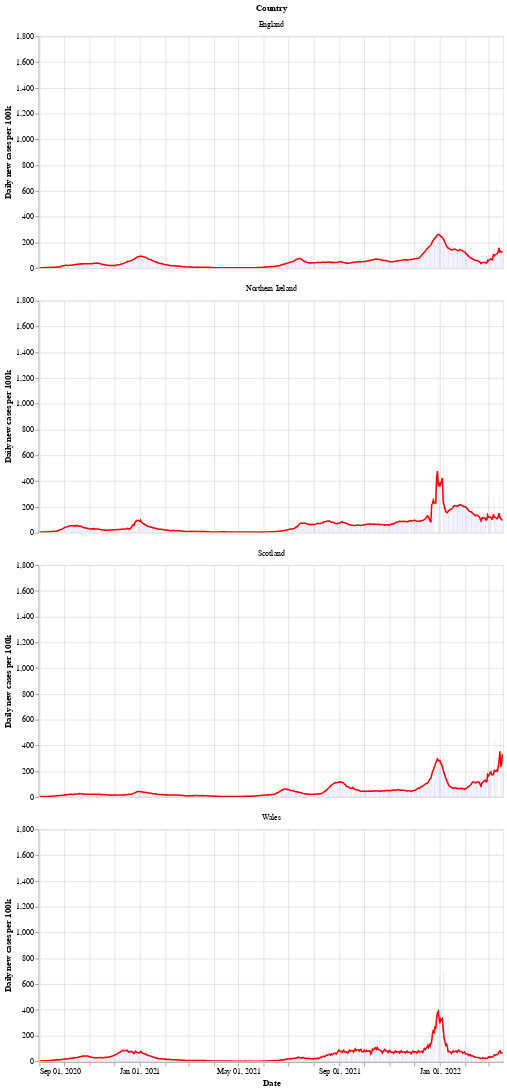

The code cell stored with this chart in its notebook:
### Markdown cell above
Next is a bar chart of the number of new cases in each country (per 100k population), with the 7 day moving average of cases. Again we see that Wales saw a longer period of raising and falling cases compared to the other countries.

After a period of cases falling, each nation is now seeing a rise in the number of cases - especially in Wales.

### Code cell
# collapse
bars = alt.Chart(uk_cases).mark_bar().encode(
    x=alt.X("yearmonthdate(date):T", axis=alt.Axis(title='Date')),
    y=alt.Y("newCasesRate:Q", axis=alt.Axis(title='Daily new cases per 100k')),
    tooltip='newCasesRate',
    color=alt.condition(
        alt.datum.dailyChange > 0,
        alt.value("orange"),  # The positive color
        alt.value("blue")  # The negative color
    )
).properties(title='New cases per 100k population with rolling 7 day average', width=600).interactive()
line = alt.Chart(uk_cases).mark_line(
    color='red',
    size=2,
).transform_window(
    rolling_mean='mean(newCasesRate)',
    frame=[0, 7],
    groupby=['areaName']
).encode(
    x='yearmonthdate(date):T',
    y='rolling_mean:Q'
)
alt.layer(line, bars, data=uk_cases).facet(alt.Row('areaName', title='Country'), columns=1)

### Figure 1 — Vega-Lite specification as saved in the notebook (floating-point values rounded to 4 significant figures; data arrays with more than 128 entries replaced by an {"elided": "..."} marker saying what was removed)
{"config": {"view": {"continuousWidth": 400, "continuousHeight": 300}}, "data": {"name": "data-dcdefe7a3ebf317bb6bcd5bef71ec0f7"}, "facet": {"type": "nominal", "field": "areaName", "title": "Country"}, "spec": {"layer": [{"mark": {"type": "line", "color": "red", "size": 2}, "encoding": {"x": {"type": "temporal", "field": "date", "timeUnit": "yearmonthdate"}, "y": {"type": "quantitative", "field": "rolling_mean"}}, "transform": [{"window": [{"op": "mean", "field": "newCasesRate", "as": "rolling_mean"}], "frame": [0, 7], "groupby": ["areaName"]}]}, {"mark": "bar", "encoding": {"color": {"condition": {"value": "orange", "test": "(datum.dailyChange > 0)"}, "value": "blue"}, "tooltip": {"type": "quantitative", "field": "newCasesRate"}, "x": {"type": "temporal", "axis": {"title": "Date"}, "field": "date", "timeUnit": "yearmonthdate"}, "y": {"type": "quantitative", "axis": {"title": "Daily new cases per 100k"}, "field": "newCasesRate"}}, "selection": {"selector002": {"type": "interval", "bind": "scales", "encodings": ["x", "y"]}}, "title": "New cases per 100k population with rolling 7 day average", "width": 600}]}, "columns": 1, "$schema": "https://vega.github.io/schema/vega-lite/v4.8.1.json", "datasets": {"data-dcdefe7a3ebf317bb6bcd5bef71ec0f7": {"elided": "2256 records"}}}
